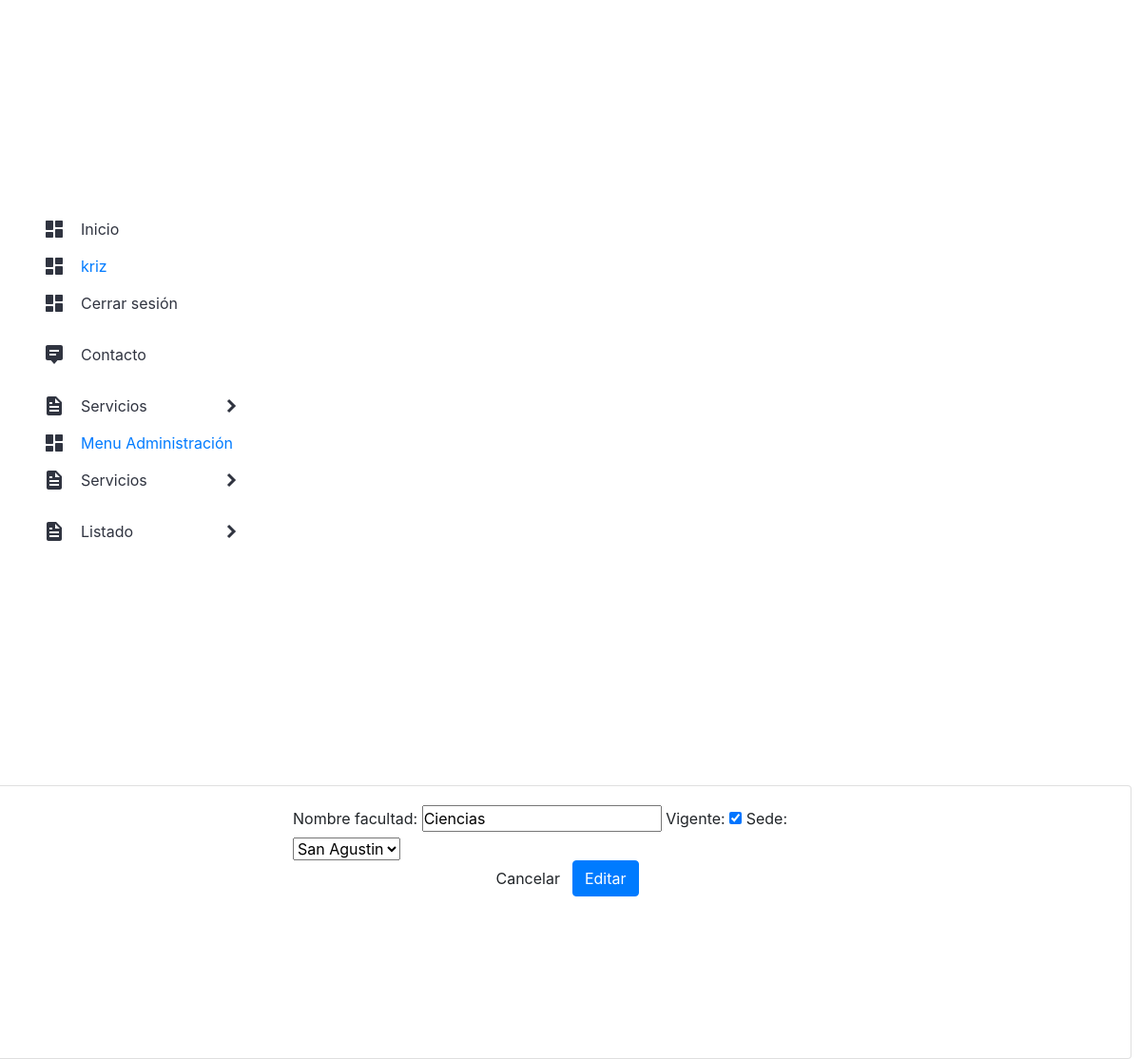
The page /modificar_facultades/2/ (signed in) on the database as committed earlier.
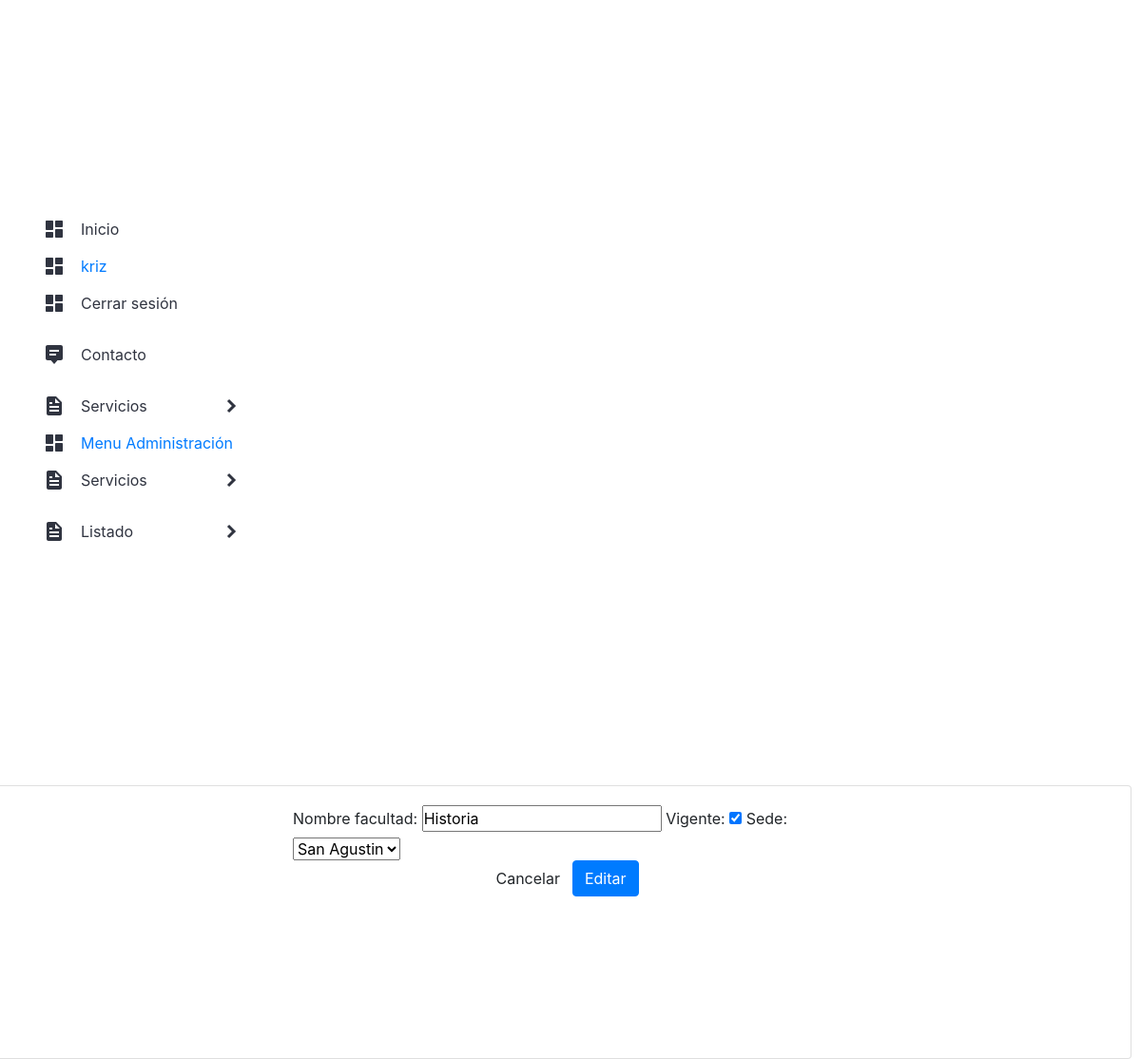
The same page on the database as committed later.
### app/models.py (models this page shows, shortened)
class Facultad (models.Model):
    nombre_facultad = models.CharField(max_length=255)
    vigente = models.BooleanField()
    sede = models.ForeignKey(Sede, on_delete = models.PROTECT)

### app/views.py (the view, shortened to what this page needs)
# urls.py: path('modificar_facultades/<id>/', modificar_facultades, name="modificar_facultades"),
@login_required
def modificar_facultades(request, id):
    facultad = get_object_or_404(Facultad, id=id)
    data={
        'form': FacultadForm(instance=facultad)
    }
    return render(request, 'app/productos/modificar_facultades.html', data)

### app/forms.py
class FacultadForm(forms.ModelForm):
    class Meta:
        model = Facultad
        fields = '__all__'

### app/models.py (called while the page is built)
    def __str__(self):
        return self.nombre_sede

### app/templates/app/productos/modificar_facultades.html (shortened to what this page needs)
{% extends 'app/base.html' %}
{% block contenido %}
<div class="card">
    <div class="card-body">
        <div class="row">
            <div class="col-12 col-md-6 offset-md-3">
                <form action="" method="post">
                    {{form}}
                    <div class="d-flex justify-content-center">
                        <input type="reset" value="Cancelar" class="btn btn-secundary">
                        <input type="submit" value="Editar" class="btn btn-primary">
                    </div>
                </form>
            </div>
        </div>
    </div>
</div>
{% endblock %}

Rows that differ between the two databases and show on the page:
changed Facultad "San Agustin": nombre_facultad "Ciencias" → "Historia"
